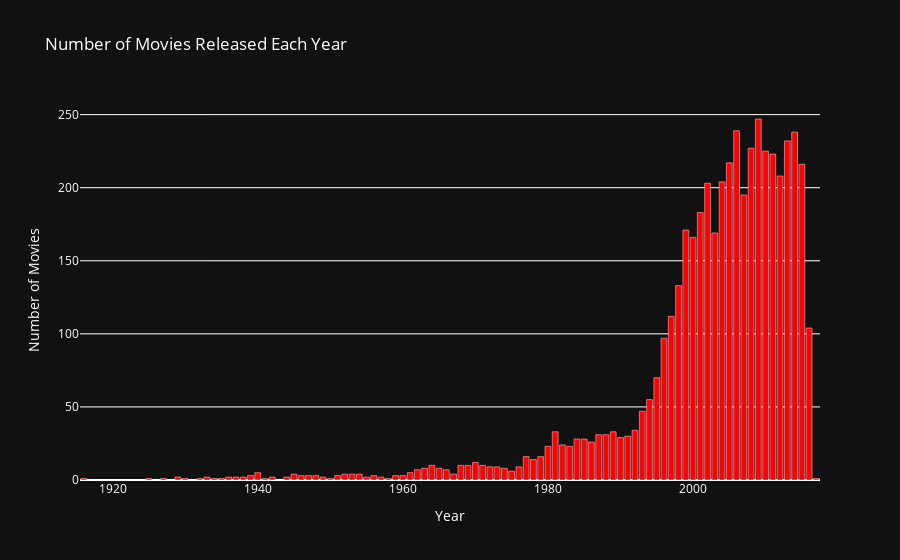

Write notebook code for a chart like this one.
### Code cell
movie_counts = movies_df['year'].value_counts().sort_index()
fig = go.Figure(data=go.Bar(x=movie_counts.index, y=movie_counts.values))
fig.update_layout(
    plot_bgcolor='rgb(17, 17, 17)',  
    paper_bgcolor='rgb(17, 17, 17)',  
    font_color='white', 
    title='Number of Movies Released Each Year',  
    xaxis=dict(title='Year'),  
    yaxis=dict(title='Number of Movies')
)
fig.update_traces(marker_color='red')
fig.show()

### Figure 1 — Plotly figure (JSON) as saved in the notebook; plotly's stock layout.template omitted (floating-point values rounded to 4 significant figures)
{"data": [{"marker": {"color": "red"}, "type": "bar", "x": [1916, 1925, 1927, 1929, 1930, 1932, 1933, 1934, 1935, 1936, 1937, 1938, 1939, 1940, 1941, 1942, 1944, 1945, 1946, 1947, 1948, 1949, 1950, 1951, 1952, 1953, 1954, 1955, 1956, 1957, 1958, 1959, 1960, 1961, 1962, 1963, 1964, 1965, 1966, 1967, 1968, 1969, 1970, 1971, 1972, 1973, 1974, 1975, 1976, 1977, 1978, 1979, 1980, 1981, 1982, 1983, 1984, 1985, 1986, 1987, 1988, 1989, 1990, 1991, 1992, 1993, 1994, 1995, 1996, 1997, 1998, 1999, 2000, 2001, 2002, 2003, 2004, 2005, 2006, 2007, 2008, 2009, 2010, 2011, 2012, 2013, 2014, 2015, 2016, 2017], "y": [1, 1, 1, 2, 1, 1, 2, 1, 1, 2, 2, 2, 3, 5, 1, 2, 2, 4, 3, 3, 3, 2, 1, 3, 4, 4, 4, 2, 3, 2, 1, 3, 3, 5, 7, 8, 10, 8, 7, 4, 10, 10, 12, 10, 9, 9, 8, 6, 9, 16, 14, 16, 23, 33, 24, 23, 28, 28, 26, 31, 31, 33, 29, 30, 34, 47, 55, 70, 97, 112, 133, 171, 166, 183, 203, 169, 204, 217, 239, 195, 227, 247, 225, 223, 208, 232, 238, 216, 104, 1]}], "layout": {"font": {"color": "white"}, "paper_bgcolor": "rgb(17, 17, 17)", "plot_bgcolor": "rgb(17, 17, 17)", "title": {"text": "Number of Movies Released Each Year"}, "xaxis": {"title": {"text": "Year"}}, "yaxis": {"title": {"text": "Number of Movies"}}}}
